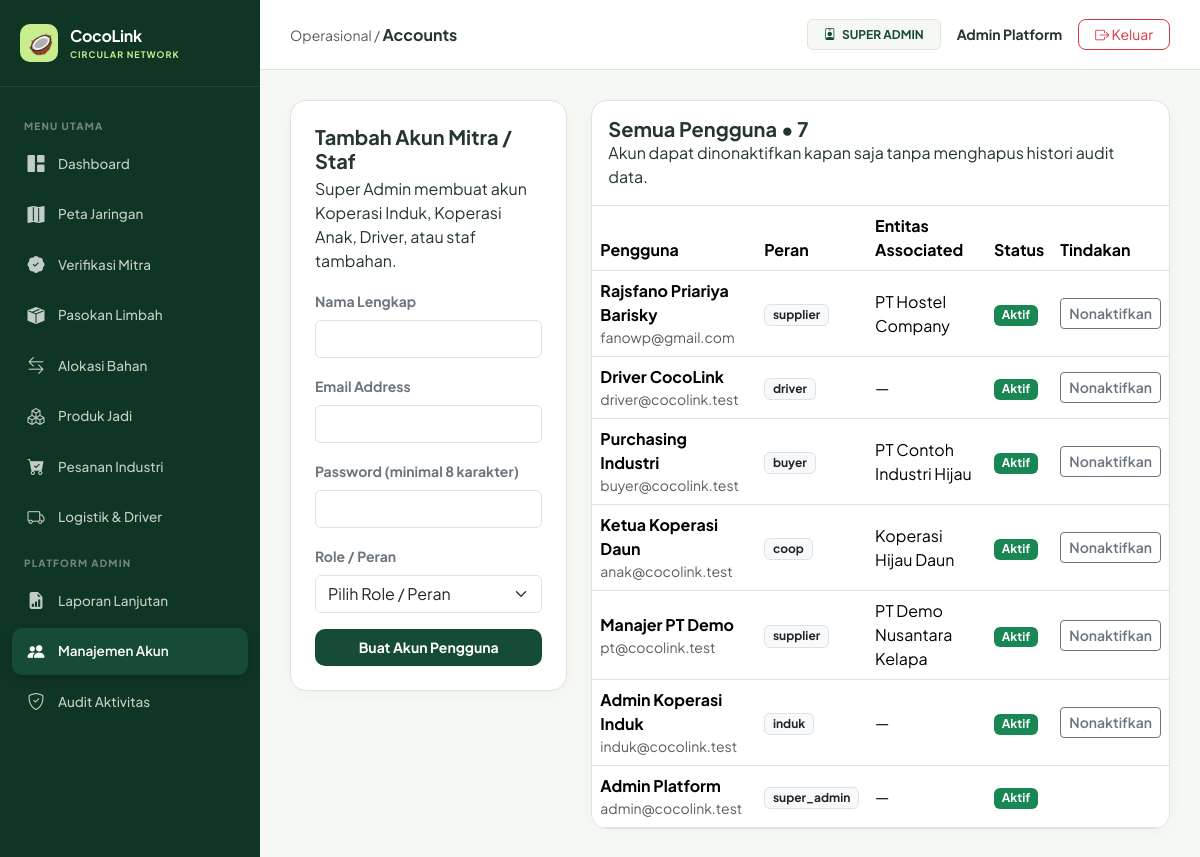
The app's page /index.php?page=accounts (signed in) with its own data.
### tables this page shows
CREATE TABLE `users` (
  `id` bigint(20) UNSIGNED NOT NULL,
  `name` varchar(120) NOT NULL,
  `email` varchar(190) NOT NULL,
  `password_hash` varchar(255) NOT NULL,
  `role` enum('super_admin','induk','supplier','coop','buyer','driver') NOT NULL,
  `supplier_id` bigint(20) UNSIGNED DEFAULT NULL,
  `coop_id` bigint(20) UNSIGNED DEFAULT NULL,
  `buyer_id` bigint(20) UNSIGNED DEFAULT NULL,
  `is_active` tinyint(1) NOT NULL DEFAULT 1,
  `created_at` timestamp NOT NULL DEFAULT current_timestamp()
);

CREATE TABLE `suppliers` (
  `id` bigint(20) UNSIGNED NOT NULL,
  `legal_name` varchar(160) NOT NULL,
  `nib` varchar(30) NOT NULL,
  `province` varchar(90) NOT NULL,
  `city` varchar(90) NOT NULL,
  `address` text NOT NULL,
  `latitude` decimal(10,7) NOT NULL,
  `longitude` decimal(10,7) NOT NULL,
  `status` enum('pending','verified','rejected') NOT NULL DEFAULT 'pending',
  `verified_by` bigint(20) UNSIGNED DEFAULT NULL,
  `verified_at` datetime DEFAULT NULL,
  `created_at` timestamp NOT NULL DEFAULT current_timestamp()
);

CREATE TABLE `buyer_profiles` (
  `id` bigint(20) UNSIGNED NOT NULL,
  `company_name` varchar(160) NOT NULL,
  `buyer_type` enum('industry','collector') NOT NULL DEFAULT 'industry',
  `nib` varchar(30) DEFAULT NULL,
  `address` text NOT NULL,
  `city` varchar(90) NOT NULL,
  `status` enum('pending','verified','rejected') NOT NULL DEFAULT 'pending',
  `created_at` timestamp NOT NULL DEFAULT current_timestamp()
);

CREATE TABLE `cooperatives` (
  `id` bigint(20) UNSIGNED NOT NULL,
  `supplier_id` bigint(20) UNSIGNED NOT NULL,
  `name` varchar(160) NOT NULL,
  `province` varchar(90) NOT NULL,
  `city` varchar(90) NOT NULL,
  `address` text NOT NULL,
  `specialty_raw_type_id` int(10) UNSIGNED NOT NULL,
  `latitude` decimal(10,7) DEFAULT NULL,
  `longitude` decimal(10,7) DEFAULT NULL,
  `status` enum('pending','verified','rejected') NOT NULL DEFAULT 'pending',
  `verified_by` bigint(20) UNSIGNED DEFAULT NULL,
  `created_at` timestamp NOT NULL DEFAULT current_timestamp()
);

### index.php (called while the page is built, shortened)
<?php
require __DIR__ . '/app/bootstrap.php';
require __DIR__ . '/app/actions.php';
require __DIR__ . '/app/views/layout.php';
$page = (string)($_GET['page'] ?? 'home');
try {
    $u = current_user();
    render_page($page, $u);
} catch (Throwable $ex) {
    try {
        if (db()->inTransaction()) {
            db()->rollBack();
        }
    } catch (Throwable $ignored) {}
    $error = $ex instanceof PDOException
        ? 'Koneksi atau operasi database gagal. Pastikan MySQL aktif di XAMPP, database cocolink sudah terimpor, dan data tidak duplikat.'
        : $ex->getMessage();
    if ($_SERVER['REQUEST_METHOD'] === 'POST') {
        $back = (string)($_GET['page'] ?? 'dashboard');
        if (!preg_match('/^[a-z_]+$/', $back)) {
            $back = 'dashboard';
        }
        flash($error, 'danger');
        redirect($back);
    }
    http_response_code(400);
?>
<!doctype html>
<html lang="id">
<head>
    <meta charset="utf-8">
    <meta name="viewport" content="width=device-width, initial-scale=1">
    <title>CoCoLink &bull; Kesalahan Sistem</title>
    <link href="https://cdn.jsdelivr.net/npm/bootstrap@5.3.2/dist/css/bootstrap.min.css" rel="stylesheet">
    <link rel="stylesheet" href="https://cdn.jsdelivr.net/npm/bootstrap-icons@1.11.2/font/bootstrap-icons.min.css">
</head>
<body style="background:#F6F8F4; padding:60px 20px;">
    <div class="container" style="max-width: 600px;">
        <div class="card shadow-sm border-danger">
            <div class="card-body p-4 text-center">
                <div class="display-4 text-danger mb-3"><i class="bi bi-exclamation-triangle-fill"></i></div>
                <h4 class="fw-bold text-dark">Tidak Dapat Membuka Halaman</h4>
                <p class="text-muted mt-3 mb-4"><?= e($error) ?></p>
                <a href="<?= e(url('dashboard')) ?>" class="btn btn-success fw-bold px-4" style="background:#164B35; border:none; border-radius:10px;">
                    <i class="bi bi-house-door-fill me-1"></i> Kembali ke Dashboard
                </a>
            </div>
        </div>
    </div>
</body>
</html>
<?php
}

### app/views/pages/accounts.php (the view, shortened to what this page needs)
<?php
function page_accounts(): void {
    $users = rows('SELECT u.*, s.legal_name, c.name AS coop_name, b.company_name
                   FROM users u
                   LEFT JOIN suppliers s ON s.id=u.supplier_id
                   LEFT JOIN cooperatives c ON c.id=u.coop_id
                   LEFT JOIN buyer_profiles b ON b.id=u.buyer_id
                   ORDER BY u.id DESC');
?>
<div class="row g-4">
    <div class="col-xl-4">
        <div class="panel p-4 bg-white border" style="border-radius:16px;">
            <h5 class="fw-bold mb-1">Tambah Akun Mitra / Staf</h5>
            <p class="helper mb-3">Super Admin membuat akun Koperasi Induk, Koperasi Anak, Driver, atau staf tambahan.</p>
            <form method="post">
                <div class="mb-3"><?php field('Nama Lengkap', 'name'); ?></div>
                <div class="mb-3"><?php field('Email Address', 'email', 'email'); ?></div>
                <div class="mb-3"><?php field('Password (minimal 8 karakter)', 'password', 'password', '', 'required minlength="8"'); ?></div>
                <div class="mb-3">
                    <?php select_field('Role / Peran', 'role', [
                        'super_admin' => 'Super Admin',
                        'induk'       => 'Admin Koperasi Induk',
                        'supplier'    => 'PT Pemasok',
                        'coop'        => 'Koperasi Anak',
                        'buyer'       => 'Pembeli Industri',
                        'driver'      => 'Driver Logistik'
                    ], '', 'required onchange="changeRole(this.value)"'); ?>
                </div>
                <button class="btn btn-coco w-100 fw-bold py-2">Buat Akun Pengguna</button>
            </form>
        </div>
    </div>
    <div class="col-xl-8">
        <div class="panel bg-white border" style="border-radius:16px; overflow:hidden;">
            <div class="p-3 border-bottom">
                <h5 class="fw-bold mb-0">Semua Pengguna &bull; <?= count($users) ?></h5>
                <p class="helper mb-0">Akun dapat dinonaktifkan kapan saja tanpa menghapus histori audit data.</p>
            </div>
            <div class="table-responsive">
                <table class="table table-hover align-middle mb-0">
                    <thead>
                        <tr>
                            <th>Pengguna</th>
                            <th>Peran</th>
                            <th>Entitas Associated</th>
                            <th>Status</th>
                            <th>Tindakan</th>
                        </tr>
                    </thead>
                    <tbody>
                    <?php foreach ($users as $v): ?>
                        <tr>
                            <td>
                                <b><?= e($v['name']) ?></b>
                                <div class="helper small text-muted"><?= e($v['email']) ?></div>
                            </td>
                            <td><span class="badge bg-light text-dark border"><?= e($v['role']) ?></span></td>
                            <td><?= e($v['legal_name'] ?? $v['coop_name'] ?? $v['company_name'] ?? '—') ?></td>
                            <td>
                                <?= ((int)$v['is_active'])
                                    ? '<span class="badge text-bg-success">Aktif</span>'
                                    : '<span class="badge text-bg-secondary">Nonaktif</span>' ?>
                            </td>
                            <td>
                                <?php if ($v['id'] != $_SESSION['uid'])
                                    action_form('toggle_user', (int)$v['id'], (int)$v['is_active'] ? 'Nonaktifkan' : 'Aktifkan', 'btn-outline-secondary btn-sm'); ?>
                            </td>
                        </tr>
                    <?php endforeach; ?>
                    </tbody>
                </table>
            </div>
        </div>
    </div>
</div>
<?php } ?>

### app/views/layout.php (shortened to what this page needs)
<?php
function render_layout(string $title, string $page, array $u, callable $content): void {
?>
<!DOCTYPE html>
<html lang="id">
<head>
    <link href="https://cdn.jsdelivr.net/npm/bootstrap@5.3.2/dist/css/bootstrap.min.css" rel="stylesheet">
    <link rel="stylesheet" href="https://cdn.jsdelivr.net/npm/bootstrap-icons@1.11.2/font/bootstrap-icons.min.css">
</head>
<body>
    <div class="app-wrapper">
        <aside class="app-sidebar">
            <div class="sidebar-brand">
                <div class="logo-icon"><i class="bi bi-circle-styled">🥥</i></div>
                <div>
                    <div class="fw-bold" style="font-size: 16px; letter-spacing: -0.3px;">CocoLink</div>
                    <div style="font-size: 9px; color: var(--coco-accent); letter-spacing: 1px; font-weight: 700;">CIRCULAR NETWORK</div>
                </div>
            </div>
            <ul class="sidebar-menu">
                <li class="menu-header">Menu Utama</li>
                <li><a href="<?= e(url('dashboard')) ?>" class="<?= $page === 'dashboard' ? 'active' : '' ?>"><i class="bi bi-grid-1x2-fill"></i> Dashboard</a></li>
                <li><a href="<?= e(url('maps')) ?>" class="<?= $page === 'maps' ? 'active' : '' ?>"><i class="bi bi-map-fill"></i> Peta Jaringan</a></li>
                <?php if (is_manager($u)): ?>
                    <li><a href="<?= e(url('verification')) ?>" class="<?= $page === 'verification' ? 'active' : '' ?>"><i class="bi bi-patch-check-fill"></i> Verifikasi Mitra</a></li>
                <?php endif; ?>
                <?php if (is_manager($u) || $u['role'] === 'supplier'): ?>
                    <li><a href="<?= e(url('batches')) ?>" class="<?= $page === 'batches' ? 'active' : '' ?>"><i class="bi bi-box-seam-fill"></i> Pasokan Limbah</a></li>
                <?php endif; ?>
                <?php if (is_manager($u) || $u['role'] === 'supplier' || $u['role'] === 'coop'): ?>
                    <li><a href="<?= e(url('allocations')) ?>" class="<?= $page === 'allocations' ? 'active' : '' ?>"><i class="bi bi-arrow-left-right"></i> Alokasi Bahan</a></li>
                <?php endif; ?>
                <?php if (is_manager($u) || $u['role'] === 'coop'): ?>
                    <li><a href="<?= e(url('products')) ?>" class="<?= $page === 'products' ? 'active' : '' ?>"><i class="bi bi-boxes"></i> Produk Jadi</a></li>
                <?php endif; ?>
                <?php if (is_manager($u) || $u['role'] === 'buyer'): ?>
                    <li><a href="<?= e(url('orders')) ?>" class="<?= $page === 'orders' ? 'active' : '' ?>"><i class="bi bi-cart-check-fill"></i> Pesanan Industri</a></li>
                <?php endif; ?>
                <li><a href="<?= e(url('shipments')) ?>" class="<?= $page === 'shipments' ? 'active' : '' ?>"><i class="bi bi-truck"></i> Logistik & Driver</a></li>
                <?php if (is_manager($u)): ?>
                    <li class="menu-header">Platform Admin</li>
                    <li><a href="<?= e(url('reports')) ?>" class="<?= $page === 'reports' ? 'active' : '' ?>"><i class="bi bi-file-earmark-bar-graph-fill"></i> Laporan Lanjutan</a></li>
                    <?php if ($u['role'] === 'super_admin'): ?>
                        <li><a href="<?= e(url('accounts')) ?>" class="<?= $page === 'accounts' ? 'active' : '' ?>"><i class="bi bi-people-fill"></i> Manajemen Akun</a></li>
                        <li><a href="<?= e(url('audit')) ?>" class="<?= $page === 'audit' ? 'active' : '' ?>"><i class="bi bi-shield-check"></i> Audit Aktivitas</a></li>
                    <?php endif; ?>
                <?php endif; ?>
            </ul>
        </aside>
        <div class="app-main">
            <header class="app-header">
                <div>
                    <span class="text-muted small">Operasional / </span>
                    <span class="fw-bold text-capitalize"><?= str_replace('_', ' ', $page) ?></span>
                </div>
                <div class="d-flex align-items-center gap-3">
                    <span class="badge px-3 py-2" style="background:#F6F8F4; color:#164B35; border:1px solid #DCE6D9; font-weight:700;">
                        <i class="bi bi-person-badge me-1"></i> <?= e(str_replace('_', ' ', strtoupper($u['role']))) ?>
                    </span>
                    <div class="fw-bold" style="font-size:14px;"><?= e($u['name']) ?></div>
                    <form method="post" action="<?= e(url('logout')) ?>" style="margin:0;">
                        <button class="btn btn-sm btn-outline-danger px-3" style="border-radius:8px;"><i class="bi bi-box-arrow-right"></i> Keluar</button>
                    </form>
                </div>
            </header>
            <main class="app-content">
                <?php $content(); ?>
            </main>
        </div>
    </div>
</body>
</html>
<?php
}
?>

### app/bootstrap.php (shortened to what this page needs)
<?php
$config = require __DIR__ . '/../config/config.php';
function db(): PDO {
    global $config;
    static $pdo = null;
    if ($pdo === null) {
        $pdo = new PDO(
            'mysql:host=' . $config['db_host'] . ';port=' . $config['db_port'] . ';dbname=' . $config['db_name'] . ';charset=utf8mb4',
            $config['db_user'],
            $config['db_password'],
            [
                PDO::ATTR_ERRMODE            => PDO::ERRMODE_EXCEPTION,
                PDO::ATTR_DEFAULT_FETCH_MODE => PDO::FETCH_ASSOC,
                PDO::ATTR_EMULATE_PREPARES   => false
            ]
        );
    }
    return $pdo;
}
function sql(string $query, array $params = []): PDOStatement {
    $st = db()->prepare($query);
    $st->execute($params);
    return $st;
}
function rows(string $query, array $params = []): array {
    return sql($query, $params)->fetchAll();
}
function one(string $query, array $params = []): ?array {
    $r = sql($query, $params)->fetch();
    return $r ?: null;
}
function e(mixed $v): string {
    return htmlspecialchars((string)($v ?? ''), ENT_QUOTES | ENT_SUBSTITUTE, 'UTF-8');
}
function app_base(): string {
    $dir = str_replace('\\', '/', dirname($_SERVER['SCRIPT_NAME'] ?? '/index.php'));
    return ($dir === '/' || $dir === '.') ? '' : rtrim($dir, '/');
}
function url(string $page = 'dashboard', array $args = []): string {
    return app_base() . '/index.php?' . http_build_query(array_merge(['page' => $page], $args));
}
function current_user(): ?array {
    $u = one('SELECT * FROM users WHERE id=?', [(int)$_SESSION['uid']]);
    return $u;
}
function is_manager(?array $u = null): bool {
    $u ??= current_user();
    return $u && in_array($u['role'], ['super_admin', 'induk'], true);
}
function field(string $label, string $name, string $type = 'text', string $value = '', string $attributes = 'required'): void {
?>
    <label class="form-label fw-bold small text-secondary" for="<?= e($name) ?>"><?= e($label) ?></label>
    <input type="<?= e($type) ?>" class="form-control" id="<?= e($name) ?>" name="<?= e($name) ?>" value="<?= e($value) ?>" <?= $attributes ?>>
<?php
}
function select_field(string $label, string $name, array $options, string $selected = '', string $attributes = 'required'): void {
?>
    <label class="form-label fw-bold small text-secondary" for="<?= e($name) ?>"><?= e($label) ?></label>
    <select class="form-select" id="<?= e($name) ?>" name="<?= e($name) ?>" <?= $attributes ?>>
        <option value="">Pilih <?= e($label) ?></option>
    </select>
<?php
}
function action_form(string $action, int $id, string $label, string $btnClass = 'btn-coco btn-sm', array $extraParams = []): void {
?>
    <form method="post" style="display:inline-block; margin:0;">
        <button class="btn <?= e($btnClass) ?> fw-semibold"><?= e($label) ?></button>
    </form>
<?php
}
?>

### records on screen
users: role "SUPER ADMIN", name "Admin Platform", email "admin@cocolink.test", role "super_admin", legal_name "—", is_active "Aktif"
users: name "Rajsfano Priariya Barisky", email "fanowp@gmail.com", role "supplier", supplier.legal_name "PT Hostel Company", is_active "Aktif"
users: name "Driver CocoLink", email "driver@cocolink.test", role "driver", legal_name "—", is_active "Aktif"
users: name "Purchasing Industri", email "buyer@cocolink.test", role "buyer", buyer.company_name "PT Contoh Industri Hijau", is_active "Aktif"
users: name "Ketua Koperasi Daun", email "anak@cocolink.test", role "coop", coop.name "Koperasi Hijau Daun", is_active "Aktif"
users: name "Manajer PT Demo", email "pt@cocolink.test", role "supplier", supplier.legal_name "PT Demo Nusantara Kelapa", is_active "Aktif"
users: name "Admin Koperasi Induk", email "induk@cocolink.test", role "induk", legal_name "—", is_active "Aktif"

### other values on screen
str_replace('_', ' ', $page) "Accounts"
$label "Nama Lengkap Email Address Password (minimal 8 karakter)"
$label "Role / Peran"
count($users) "7"
